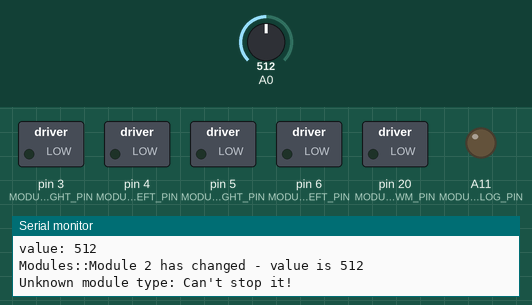
Simulated run of this sketch. Board: Arduino Mega 2560, built with avr-gcc and run on an emulated ATmega2560. On the bench: switched loads named in the sketch (green lamp = pin HIGH), output pins drawn as LEDs (lit = HIGH), the last lines printed to the serial monitor. The test bench sets the inputs (shaded band); at power-on: A0 = 512.

Above: at 3.2 s.
3.3 s: A0 set to 698
4.8 s: A0 set to 726
At 5.14 s:
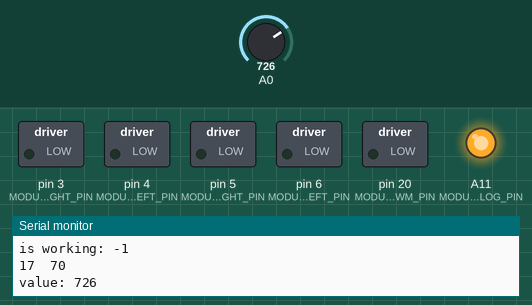
7.8 s: A0 set to 900
At 9.2 s:
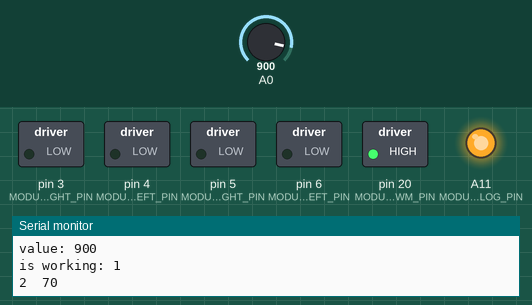
Timing chart, 0 to 14.2 s (numbered marks = the images above; inputs shaded):
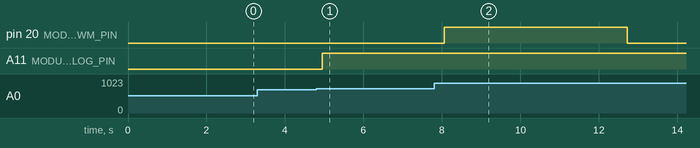

Measured:
- the behaviour switches between 710 and 711 on A0 (found by bisection; images 0 and 1)
- after the input at 4.8 s, A11 (MODULE_FUNC_2_ANALOG_PIN): LOW → HIGH after 0.16 s

The sketch:

Module-Laser_test.ino
```cpp
#include "Modules.h"


Modules modules = Modules();


void setup() {
  // put your setup code here, to run once:
  Serial.begin(9600);
  delay(2000);
  Serial.println("Module test started");
}

long limit = 70;
long counter = 0;
bool nextIsStart = true;
bool started = false;
void loop() {
  // put your main code here, to run repeatedly:
  modules.checkForChanges();

  //modules.performModuleAction(2, Modules::Stop);
  //modules.performModuleAction(2, Modules::Start);
 /* if (!started) {
    started = true;
    modules.performModuleAction(2, Modules::Start);
    Serial.println("It is now started");
  }*/

   if (limit < counter++) {
     counter = 0;
     if (nextIsStart) {
       modules.performModuleAction(2, Modules::Start);
       Serial.println("Starting module");
       delay(1000);
     } else {
       modules.performModuleAction(2, Modules::Stop);
       Serial.println("Stopping module");
       delay(1000);
     }
     nextIsStart = !nextIsStart;

    }

  Serial.print("is working: ");
  Serial.println(modules.isWorking(2));
  Serial.println();
  Serial.println();
  Serial.println();
  Serial.println();

  Serial.print(counter);
    Serial.print("\t");
    Serial.println(limit);
  delay(50);
}
```

Modules.cpp
```cpp
#include "Modules.h"


Modules::Modules()/* :
  _encoder1(MODULE_ENC1_LEFT_PIN,  MODULE_ENC2_LEFT_PIN),
  _encoder2(MODULE_ENC1_RIGHT_PIN, MODULE_ENC2_RIGHT_PIN) */{

}

void Modules::init() {
  if (initialized)
    return;
  initialized = true;

  pinMode(MODULE_PWM_LEFT_PIN,  OUTPUT);
  pinMode(MODULE_DIR_LEFT_PIN,  OUTPUT);
  pinMode(MODULE_PWM_RIGHT_PIN, OUTPUT);
  pinMode(MODULE_DIR_RIGHT_PIN, OUTPUT);

  /* Serial.print("Init - current action BEFORE: ");
    Serial.println(moduleCurrentAction[1]);
    Serial.print("Init - Stop value: ");
    Serial.println(Stop); */

  for (int i = 0; i < MODULE_AMOUNT; i++) {
    _motorWorking[i] = false;
    setModuleType(i + 1, Empty); //Will define the correct pins!
    moduleCurrentAction[i] = Stop;
  }

  /*Serial.print("Init - current action After: ");
    Serial.println(moduleCurrentAction[1]); */

  // Serial.print("before value: ");
  // Serial.println(moduleTypeValues[Laser]);
  //Serial.println(moduleTypeValues[moduleType[1]]);

  moduleTypeValues[Battery] = MODULE_TYPE_VALUE_BATTERY;
  moduleTypeValues[Laser] = MODULE_TYPE_VALUE_LASER;
  moduleTypeValues[Motor] = MODULE_TYPE_VALUE_MOTOR;
  moduleTypeValues[Empty] = MODULE_TYPE_VALUE_EMPTY;

  /*  Serial.print("after value1: ");
    Serial.println(moduleTypeValues[moduleType[1]]);
    Serial.print("after value2: ");
    Serial.println(moduleTypeValues[Laser]);*/

  pinMode(MODULE_FUNC_1_TYPE_PIN, INPUT);
  pinMode(MODULE_FUNC_2_TYPE_PIN, INPUT);
  pinMode(MODULE_FUNC_1_STATE_PIN, INPUT);
  pinMode(MODULE_FUNC_2_STATE_PIN, INPUT);

}


bool Modules::checkForChanges() {
  init();
  bool changed = false;

  /*uint16_t val1 = analogRead(MODULE_FUNC_1_TYPE_PIN);
    if (abs(val1 - module1LastTypeValue) > MODULE_TYPE_VALUE_MAX_DELTA) {
     val1 = 0;
     uint8_t times = 10;
     for (int i = 0; i < times; i++) {
       val1 += analogRead(MODULE_FUNC_1_TYPE_PIN);
       delay(10);
     }
     val1 /= times;
    //  Serial.print("val1: ");
    // Serial.println(val1);

     if (abs(val1 - module1LastTypeValue) > MODULE_TYPE_VALUE_MAX_DELTA) {
       //Module 1 changed
       Serial.println("Modules::Module 1 has changed");
       module1LastTypeValue = val1;
       changed = true;
       setModuleType(1, val1);
     }
    }*/

  int32_t val2 = analogRead(MODULE_FUNC_2_TYPE_PIN);
  Serial.print("value: ");
  Serial.println(val2);
  /* Serial.print("other value: ");
    Serial.println(moduleTypeValues[moduleType[1]]);*/
  if (abs(val2 - moduleTypeValues[moduleType[1]]) > MODULE_TYPE_VALUE_MAX_DELTA) {

    // if (abs(val2 - moduleLastTypeValue[1]) > MODULE_TYPE_VALUE_MAX_DELTA) {
    val2 = 0;
    uint8_t times = 10;
    for (int i = 0; i < times; i++) {
      val2 += analogRead(MODULE_FUNC_2_TYPE_PIN);
      delay(10);
    }
    val2 /= times;
    /* Serial.print("val2: ");
      Serial.println(val2);
      Serial.print("other value: ");
      Serial.println(moduleTypeValues[moduleType[1]]);
      Serial.print("Type: ");
      Serial.println(moduleType[1]);
      Serial.print("delta value: ");
       Serial.println(MODULE_TYPE_VALUE_MAX_DELTA);
       Serial.print("abs value: ");
       Serial.println(abs(val2 - moduleTypeValues[moduleType[1]]));*/

    if (abs(val2 - moduleTypeValues[moduleType[1]]) > MODULE_TYPE_VALUE_MAX_DELTA) {
      //Module 2 changed
      Serial.print("Modules::Module 2 has changed - value is ");
      Serial.println(val2);
      changed = true;
      setModuleType(2, val2);
    }
  }

  return changed;
}

void Modules::setModuleType(uint8_t module, int typeValue) {
  init();
  ModuleType type = Empty;


  if (abs(typeValue - MODULE_TYPE_VALUE_BATTERY) < MODULE_TYPE_VALUE_MAX_DELTA) {
    type = Battery;
    Serial.println("Set as Battery");
  } else if (abs(typeValue - MODULE_TYPE_VALUE_MOTOR) < MODULE_TYPE_VALUE_MAX_DELTA) {
    type = Motor;
    Serial.println("Set as Motor");
  } else if (abs(typeValue - MODULE_TYPE_VALUE_LASER) < MODULE_TYPE_VALUE_MAX_DELTA) {
    type = Laser;
    Serial.println("Set as Laser");
  } else if (abs(typeValue - MODULE_TYPE_VALUE_EMPTY) < MODULE_TYPE_VALUE_MAX_DELTA) {
    type = Empty;
    Serial.println("Set as Empty");
  } else {
    type = Empty;
    //Serial.println("Unable to determine module - will be set to Empty");
    // Serial.print("Value is "); Serial.println(typeValue);
  }

  // Serial.print("Type: ");
  // Serial.println(type);

  moduleType[module - 1] = type;
  // Serial.print("Set type: ");
  // Serial.println(moduleType[module - 1]);

  //Set the correct IOs
  switch (type) {
    case Battery: {
        switch (module) {
          case 1: {
              /*    pinMode(MODULE_FUNC_1_ANALOG_PIN, INPUT);
                  pinMode(MODULE_FUNC_1_PWM_PIN, OUTPUT);
                  pinMode(MODULE_FUNC_1_STATE, INPUT);*/
              break;
            }

          case 2: {
              /*pinMode(MODULE_FUNC_2_ANALOG_PIN, INPUT);
                pinMode(MODULE_FUNC_2_PWM_PIN, OUTPUT);
                pinMode(MODULE_FUNC_2_STATE_PIN, INPUT);*/
              break;
            }
        }
        break;
      }
    case Laser: {
        switch (module) {
          case 1: {
              pinMode(MODULE_FUNC_1_ANALOG_PIN, INPUT);
              pinMode(MODULE_FUNC_1_PWM_PIN, OUTPUT);
              pinMode(MODULE_FUNC_1_STATE_PIN, INPUT);
              break;
            }

          case 2: {
              pinMode(MODULE_FUNC_2_ANALOG_PIN, INPUT);
              pinMode(MODULE_FUNC_2_PWM_PIN, OUTPUT);
              pinMode(MODULE_FUNC_2_STATE_PIN, INPUT);
              break;
            }
        }
        break;
      }

    case Motor: {
        switch (module) {
          case 1: {
              pinMode(MODULE_FUNC_1_ANALOG_PIN, OUTPUT);
              pinMode(MODULE_FUNC_1_PWM_PIN, OUTPUT);
              pinMode(MODULE_FUNC_1_STATE_PIN, INPUT);
              break;
            }

          case 2: {
              pinMode(MODULE_FUNC_2_ANALOG_PIN, OUTPUT);
              pinMode(MODULE_FUNC_2_PWM_PIN, OUTPUT);
              pinMode(MODULE_FUNC_2_STATE_PIN, INPUT);
              break;
            }
        }
        break;
      }

    case Empty: {
        //Nothing
        break;
      }
  }

  //Stop the newly inserted module (just a safety feature)
  performModuleAction(module, Stop);
}

void Modules::requestChangeAction(uint8_t module, ModuleChangeAction action) {
  init();
  switch (action) {
    case (Insert):
      insertModule(module);
      break;

    case (Eject):
      ejectModule(module);
      break;
  }
}

void Modules::insertModule(uint8_t module) {
  init();
  switch (module) {
    case 1: {
        //Start motor

        //Check for changes

        //If new change is in module <module>
        //Done
        //else
        //Repeat

        bool done = true;//false;
        do {


          if (checkForChanges()) {
            if (getModuleType(1) != moduleType[0]) {
              //Change is done
            }
          }


          //          done = !checkForChanges() && correctModule;
        } while (!done);

        break;
      }

    case 2: {

        break;
      }

  }
  //Set direction of motor
  //Set speed of motor
  //Run for max XXX seconds OR when connected is detected
}


void Modules::ejectModule(uint8_t module) {
  init();
}


void Modules::performModuleAction(uint8_t moduleNumber, ModuleAction action) {
  init();
  //TODO Have a second look at the switch here
  /* Serial.print("Perform action - moduleNumber: ");
    Serial.println(moduleNumber);
    Serial.print("Perform action - action: ");
    Serial.println(action);

    Serial.print("Perform action - current action BEFORE: ");
    Serial.println(moduleCurrentAction[moduleNumber - 1]); */
  moduleCurrentAction[moduleNumber - 1] = action;
  /*  Serial.print("Perform action - current action AFTER: ");
    Serial.println(moduleCurrentAction[moduleNumber - 1]); */

  switch (moduleNumber) {
    case 1: {
        Serial.println("Starting action for module 1");
        switch (action) {
          case Start: {
              switch (moduleType[0]) {
                case Battery: {
                    //Measure the voltage...
                    uint16_t voltage = analogRead(MODULE_FUNC_1_ANALOG_PIN);
                    //..and if is okay...
                    if (1000 < voltage) {
                      //..then turn on the relay
                      pinMode(MODULE_FUNC_1_PWM_PIN, OUTPUT);
                      digitalWrite(MODULE_FUNC_1_PWM_PIN, HIGH);
                    }
                    break;
                  }

                case Laser: {
                    pinMode(MODULE_FUNC_1_PWM_PIN, OUTPUT);
                    digitalWrite(MODULE_FUNC_1_PWM_PIN, HIGH);
                    Serial.println("Laser started");
                    break;
                  }

                case Motor: {
                    //Direction
                    pinMode(MODULE_FUNC_1_ANALOG_PIN, OUTPUT);
                    digitalWrite(MODULE_FUNC_1_ANALOG_PIN, 1);

                    //Power
                    pinMode(MODULE_FUNC_1_PWM_PIN, OUTPUT);
                    analogWrite(MODULE_FUNC_1_PWM_PIN, 255);

                    pinMode(MODULE_FUNC_1_STATE_PIN, INPUT);
                    //                    attachInterrupt(digitalPinToInterrupt(MODULE_FUNC_1_STATE_PIN), motor1workingISR , RISING);

                    break;
                  }

                case Empty: {
                    //Do nothing
                    break;
                  }
              }
              break;
            }

          case Stop: {
              switch (moduleType[0]) {
                case Battery: {
                    //Turn off the relay
                    digitalWrite(MODULE_FUNC_1_PWM_PIN, LOW);

                    break;
                  }

                case Laser: {
                    digitalWrite(MODULE_FUNC_1_PWM_PIN, LOW);
                    Serial.println("Laser stopped");
                    break;
                  }

                case Motor: {
                    //Power
                    digitalWrite(MODULE_FUNC_1_PWM_PIN, 0);

                    //Stop listening for correct performance
                    detachInterrupt(MODULE_FUNC_1_STATE_PIN);

                    break;
                  }

                case Empty: {
                    //Do nothing
                    break;
                  }

              }
              break;
            }
        }
        break;
      }

    case 2: {
        // Serial.print("Case 2!!");
        switch (action) {
          case Start: {
              //Serial.println("Starting");
              switch (moduleType[1]) {
                case Battery: {
                    //Measure the voltage...
                    uint16_t voltage = analogRead(MODULE_FUNC_2_ANALOG_PIN);
                    //..and if is okay...
                    if (1000 < voltage) {
                      //..then turn on the relay
                      //            pinMode(MODULE_FUNC_2_PWM_PIN, OUTPUT);
                      digitalWrite(MODULE_FUNC_2_PWM_PIN, HIGH);
                    }
                    break;
                  }

                case Laser: {
                    //                   pinMode(MODULE_FUNC_2_PWM_PIN, OUTPUT);
                    digitalWrite(MODULE_FUNC_2_PWM_PIN, HIGH);
                    break;
                  }

                case Motor: {
                    //Direction
                    // pinMode(MODULE_FUNC_2_ANALOG_PIN, OUTPUT);
                    digitalWrite(MODULE_FUNC_2_ANALOG_PIN, 1);

                    //Power
                    //pinMode(MODULE_FUNC_2_PWM_PIN, OUTPUT);
                    analogWrite(MODULE_FUNC_2_PWM_PIN, 150);

                    // pinMode(MODULE_FUNC_2_IS_WORKING_PIN, INPUT);
                    //                    attachInterrupt(digitalPinToInterrupt(MODULE_FUNC_2_IS_WORKING_PIN), motor2workingISR , RISING);

                    break;
                  }

                case Empty: {
                    //Do nothing
                    break;
                  }
              }
              break;
            }

          case Stop: {
              // Serial.println("Stopping");
              switch (moduleType[1]) {
                case Battery: {
                    //Turn off the relay
                    digitalWrite(MODULE_FUNC_2_PWM_PIN, LOW);

                    break;
                  }

                case Laser: {
                    digitalWrite(MODULE_FUNC_2_PWM_PIN, LOW);
                    break;
                  }

                case Motor: {
                    //Power
                    analogWrite(MODULE_FUNC_2_PWM_PIN, 0);
                    //Stop listening for correct performance
                    //detachInterrupt(MODULE_FUNC_2_IS_WORKING_PIN);

                    break;
                  }

                case Empty: {
                    Serial.println("Unknown module type: Can't stop it!");
                    //Do nothing
                    break;
                  }

              }
              break;
            }
        }
        break;
      }
  }
}


int8_t Modules::isWorking(uint8_t module) {
  init();
  int8_t result = -1;
  if (module > MODULE_AMOUNT)
    return result;

  bool isOff = false;
  if (moduleCurrentAction[module - 1] == Stop) {
    //Serial.println("isWorking(): Module was stopped");
    isOff = true;
    performModuleAction(module, Start);
    delay(1); //Allow cap to charge
    //return 0;
  }


  switch (moduleType[module - 1]) {
    case Battery: {

        break;
      }

    case Laser: {
        switch (module) {
          case 1: {
              int value = digitalRead(MODULE_FUNC_1_STATE_PIN);
              Serial.print("is on: ");
              Serial.println(value);
              break;
            }

          case 2: {
              int value = digitalRead(MODULE_FUNC_2_STATE_PIN);
              // Serial.print("value working: ");
              // Serial.println(value);
              if (value == LOW)
                result = 1;
              if (value == HIGH)
                result = -1;
              break;
            }
        }
        break;
      }

    case Motor: {
          int value = digitalRead(MODULE_FUNC_2_STATE_PIN);// digitalRead(MODULE_FUNC_2_IS_WORKING_PIN);
          // Serial.print("value working: ");
          // Serial.println(value);
          if (value == HIGH)
          result = 1;
          if (value == LOW)
          result = -1;
        break;
      }

    case Empty: {
        return true;
        break;
      }
  }

  if (isOff)
    performModuleAction(module, Stop);

  return result;
  /*if (motor == 1)
    _motor1working = true;
    else if (motor == 2)
    _motor2working = true;*/

}
```

Modules.h
```cpp
#ifndef Modules_h
#define Modules_h

#include "Arduino.h"
#include <Encoder.h>

#define MODULE_AMOUNT 2
#define MODULE_TYPES_AMOUNT 8


#define MODULE_PWM_LEFT_PIN    4
#define MODULE_DIR_LEFT_PIN    6
#define MODULE_ENC1_LEFT_PIN  11
#define MODULE_ENC2_LEFT_PIN  12

#define MODULE_PWM_RIGHT_PIN   3
#define MODULE_DIR_RIGHT_PIN   5
#define MODULE_ENC1_RIGHT_PIN 14
#define MODULE_ENC2_RIGHT_PIN 15


#define MODULE_FUNC_1_ANALOG_PIN      A10
#define MODULE_FUNC_1_PWM_PIN          21
#define MODULE_FUNC_1_TYPE_PIN         17
#define MODULE_FUNC_1_STATE_PIN         1

#define MODULE_FUNC_2_ANALOG_PIN      A11
#define MODULE_FUNC_2_PWM_PIN          20
#define MODULE_FUNC_2_TYPE_PIN         16
#define MODULE_FUNC_2_STATE_PIN         0


#define MODULE_TYPE_VALUE_BATTERY 120
#define MODULE_TYPE_VALUE_MOTOR 790
#define MODULE_TYPE_VALUE_LASER 950//670//520//9250 //967
#define MODULE_TYPE_VALUE_EMPTY 122

#define MODULE_TYPE_VALUE_MAX_DELTA 80


class Modules {
  public:
    enum ModuleType {
      Battery,
      Laser,
      Motor,
      Empty
    };
    enum ModuleChangeAction {
      Insert,
      Eject,
    };
    enum ModuleAction {
      Start,
      Stop,
    };

    ModuleType moduleType[MODULE_AMOUNT];
    /*= Empty;
      ModuleType moduleType2 = Empty;*/

    Modules();
    bool checkForChanges();
    bool hasChanged(uint8_t module);
    ModuleType getModuleType(uint8_t module);

    void requestChangeAction(uint8_t moduel, ModuleChangeAction action);
    void performModuleAction(uint8_t moduleNumber, ModuleAction action);

    int8_t isWorking(uint8_t motor);


  private:
    //Encoder _encoder1;
    //Encoder _encoder2;

    void init();
    bool initialized = false;

    long _lastValue_Encoder1 = 0;
    long _lastValue_Encoder2 = 0;

    uint16_t moduleTypeValues[MODULE_TYPES_AMOUNT];
    ModuleAction moduleCurrentAction[MODULE_AMOUNT];

    //   uint16_t moduleLastTypeValue[MODULE_AMOUNT];// = 0;
    // uint16_t module2LastTypeValue = 0;

    void setModuleType(uint8_t module, int typeValue);

    volatile bool _motorWorking[MODULE_AMOUNT];

    //    static Modules * _instance;

    //    static void motor1workingISR();
    //    static void motor2workingISR();
    //    ModuleType getModuleType(uint8_t module);
    void motorWorking(uint8_t motor);
    void insertModule(uint8_t module);
    void ejectModule(uint8_t module);


};

#endif
```
